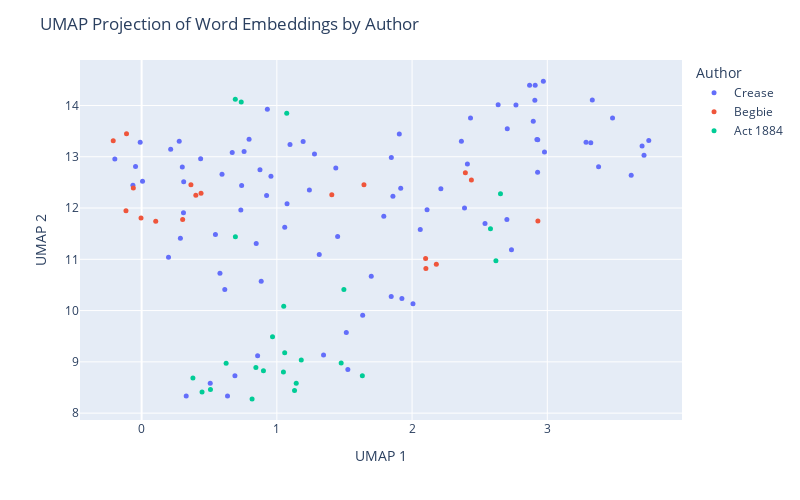

The notebook cell saved with this chart:
### Code cell
umap_df = pd.DataFrame(proj, columns=['UMAP 1', 'UMAP 2'])
umap_df['Author'] = labels
umap_df['Text'] = [snip for auth in act_snippets for snip in act_snippets[auth]]
umap_df['Text'] = umap_df['Text'].apply(lambda t: wrap_text(t, width=50))

fig = px.scatter(umap_df, x='UMAP 1', y='UMAP 2', 
                 color='Author', hover_data=['Text'], 
                 width=800, height=500 )
fig.update_traces(marker=dict(size=5))
fig.update_layout(title='UMAP Projection of Word Embeddings by Author')
fig.show()
